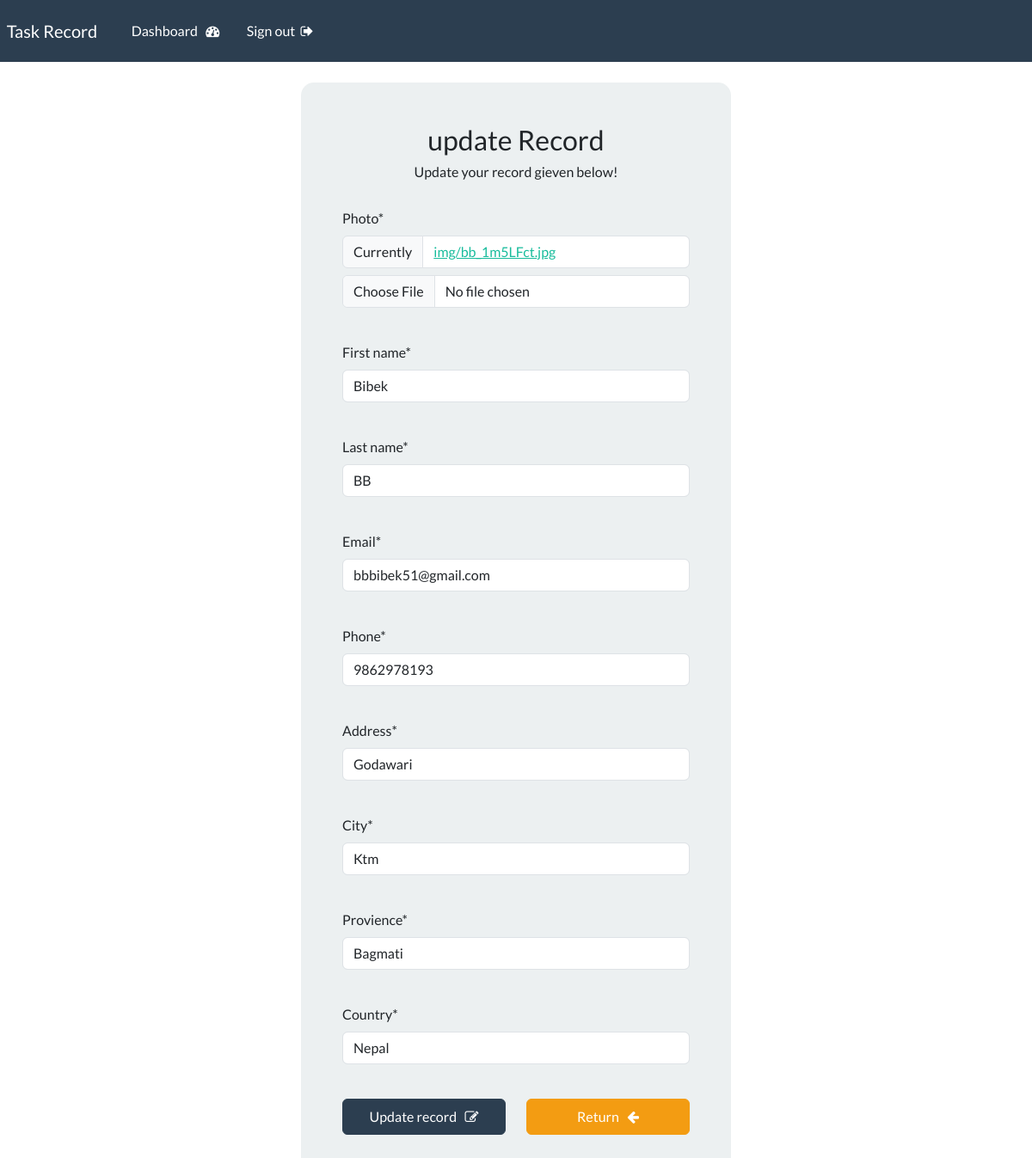
Screenshot of /update-recrod/4/ (signed in) with the database file from the repository.
### app/models.py (models this page shows, shortened)
class Record(models.Model):
    photo = models.ImageField(upload_to='img/')
    created_date = models.DateTimeField(auto_now_add=True)
    first_name = models.CharField(max_length=100)
    last_name = models.CharField(max_length=100)
    email = models.EmailField(max_length=255)
    phone = models.CharField(max_length=20)
    address = models.CharField(max_length=255)
    city = models.CharField(max_length=50)
    provience = models.CharField(max_length=100)
    country = models.CharField(max_length=100)

### app/views.py (the view)
# urls.py: path('update-recrod/<int:pk>/', views.UpdateRecord, name='record-update'),
@login_required(login_url= 'login')
def UpdateRecord(request, pk):
    record = Record.objects.get(id = pk)
    form = AddRecordForm(instance= record)
    if request.method == 'POST':
        form = AddRecordForm(request.POST, request.FILES, instance=record)
        if form.is_valid():
            form.save()
            messages.success(request, "Your record was updated!!!")
            return redirect("dashboard")
    context = {'form': form}
    return render(request, 'app/update-record.html', context= context)

### app/froms.py
class AddRecordForm(forms.ModelForm):
    class Meta:
        model = Record
        fields = [ 'photo','first_name', 'last_name', 'email', 'phone', 'address', 'city', 'provience', 'country' ]

### app/templates/app/update-record.html (shortened to what this page needs)
{% extends 'app/base.html' %} {% load crispy_forms_tags %} {% block main %}
<body>
  <div class="container bg-light shadow-md p-5 form-layout">
    <h3 class="text-center">update Record</h3>
    <h6 class="text-center">Update your record gieven below!</h6>
    <br />
    <form action="" method="POST" enctype="multipart/form-data" autocomplete="off">
      {{ form.photo|as_crispy_field }}
      <br>
      {{form.first_name|as_crispy_field}}
      <br />
      {{form.last_name|as_crispy_field}}
      <br />
      {{form.email|as_crispy_field}}
      <br />
      {{form.phone|as_crispy_field}}
      <br />
      {{form.address|as_crispy_field}}
      <br />
      {{form.city|as_crispy_field}}
      <br />
      {{form.provience|as_crispy_field}}
      <br />
      {{form.country|as_crispy_field}}
      <br />
      <div class="row">
        <div class="col">
          <button type="submit" class="btn btn-primary w-100 btn-block p-2">
            Update record &nbsp;
            <i class="fa fa-pencil-square-o" aria-hidden="true"></i>
          </button>
        </div>
        <div class="col">
          <a href="{% url 'dashboard' %}" class="btn btn-warning w-100 btn-block p-2">
            Return &nbsp; <i class="fa fa-arrow-left" aria-hidden="true"></i>
          </a>
        </div>
      </div>
    </form>
  </div>
</body>
{% endblock main %}

### static/css/style.css (style rules this page uses)
.form-layout { border-radius: 15px; width: 500px; }

### rows the page displays
Record: first_name "Bibek", last_name "BB", email "bbbibek51@gmail.com", phone "9862978193", address "Godawari", city "Ktm", provience "Bagmati", country "Nepal"
